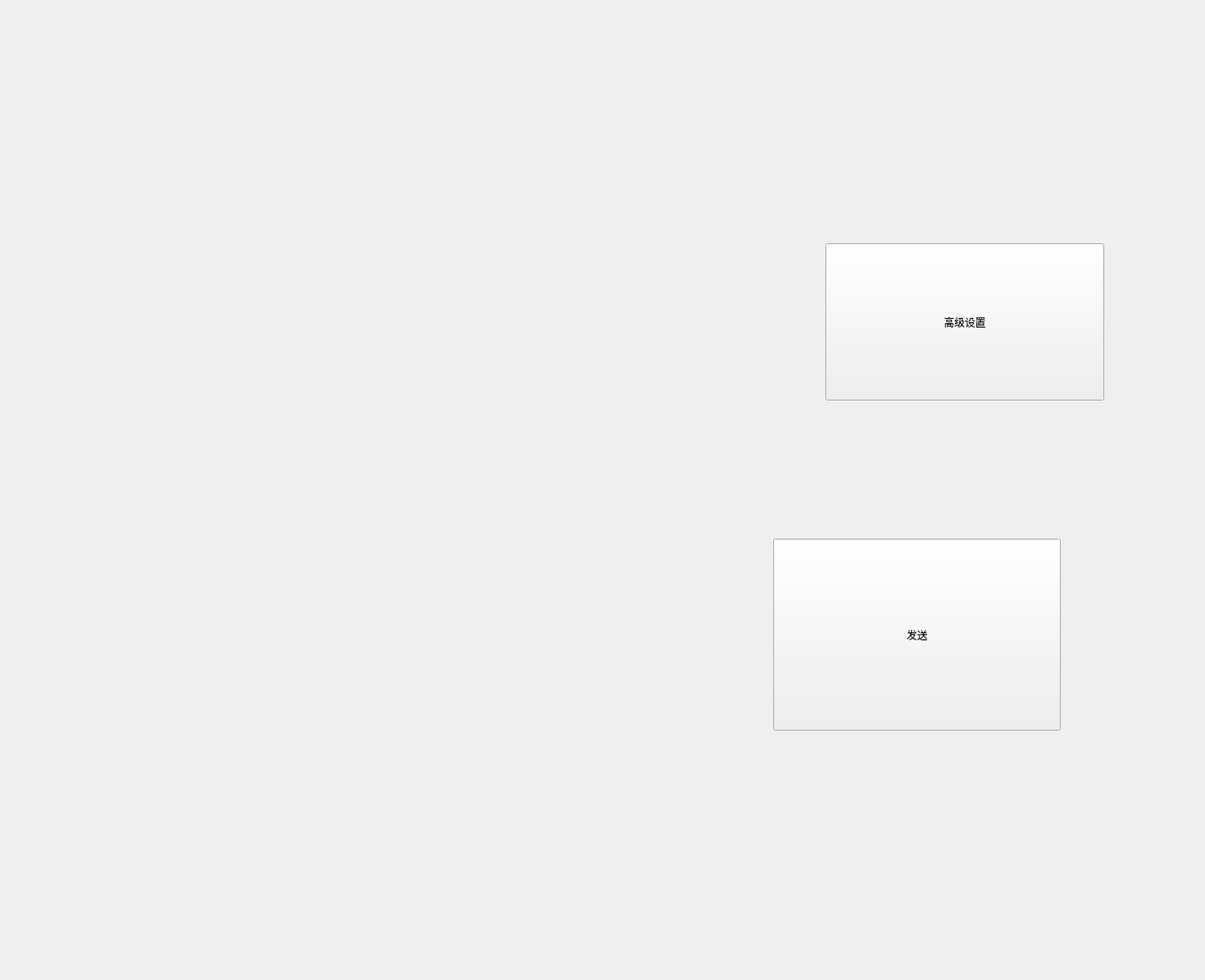
<?xml version="1.0" encoding="UTF-8"?>
<ui version="4.0">
 <class>open_window</class>
 <widget class="QWidget" name="open_window">
  <property name="geometry">
   <rect>
    <x>0</x>
    <y>0</y>
    <width>1387</width>
    <height>1128</height>
   </rect>
  </property>
  <property name="windowTitle">
   <string>Form</string>
  </property>
  <widget class="QPushButton" name="advanced_setting_button">
   <property name="enabled">
    <bool>true</bool>
   </property>
   <property name="geometry">
    <rect>
     <x>950</x>
     <y>280</y>
     <width>321</width>
     <height>181</height>
    </rect>
   </property>
   <property name="text">
    <string>高级设置</string>
   </property>
  </widget>
  <widget class="QPushButton" name="send_button">
   <property name="geometry">
    <rect>
     <x>890</x>
     <y>620</y>
     <width>331</width>
     <height>221</height>
    </rect>
   </property>
   <property name="text">
    <string>发送</string>
   </property>
  </widget>
 </widget>
 <resources/>
 <connections/>
</ui>
